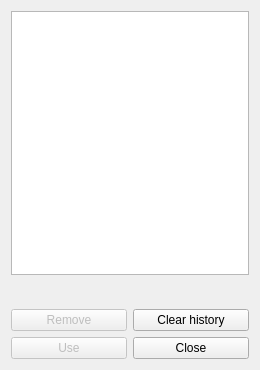
<?xml version="1.0" encoding="UTF-8"?>
<ui version="4.0">
 <class>calcHistoryDialog</class>
 <widget class="QDialog" name="calcHistoryDialog">
  <property name="geometry">
   <rect>
    <x>0</x>
    <y>0</y>
    <width>260</width>
    <height>370</height>
   </rect>
  </property>
  <property name="font">
   <font>
    <family>Arial</family>
    <weight>50</weight>
    <bold>false</bold>
   </font>
  </property>
  <property name="windowTitle">
   <string>Calculations history</string>
  </property>
  <property name="windowIcon">
   <iconset resource="resources.qrc">
    <normaloff>:/icons/dalculator.ico</normaloff>:/icons/dalculator.ico</iconset>
  </property>
  <property name="locale">
   <locale language="English" country="UnitedStates"/>
  </property>
  <layout class="QVBoxLayout" name="verticalLayout" stretch="1,0,0,0">
   <item>
    <widget class="QListWidget" name="listHistory">
     <property name="font">
      <font>
       <family>Arial</family>
       <pointsize>8</pointsize>
      </font>
     </property>
    </widget>
   </item>
   <item>
    <widget class="QPushButton" name="buttonCurrExpr">
     <property name="enabled">
      <bool>false</bool>
     </property>
     <property name="toolTip">
      <string>Current expression</string>
     </property>
     <property name="text">
      <string/>
     </property>
     <property name="checkable">
      <bool>true</bool>
     </property>
     <property name="checked">
      <bool>false</bool>
     </property>
     <property name="flat">
      <bool>true</bool>
     </property>
    </widget>
   </item>
   <item>
    <layout class="QHBoxLayout" name="layoutDelete">
     <item>
      <widget class="QPushButton" name="buttonRemove">
       <property name="enabled">
        <bool>false</bool>
       </property>
       <property name="text">
        <string>Remove</string>
       </property>
      </widget>
     </item>
     <item>
      <widget class="QPushButton" name="buttonClearHistory">
       <property name="text">
        <string>Clear history</string>
       </property>
      </widget>
     </item>
    </layout>
   </item>
   <item>
    <layout class="QHBoxLayout" name="layoutUseClose">
     <item>
      <widget class="QPushButton" name="buttonUse">
       <property name="enabled">
        <bool>false</bool>
       </property>
       <property name="text">
        <string>Use</string>
       </property>
      </widget>
     </item>
     <item>
      <widget class="QPushButton" name="buttonClose">
       <property name="text">
        <string>Close</string>
       </property>
      </widget>
     </item>
    </layout>
   </item>
  </layout>
 </widget>
 <resources>
  <include location="resources.qrc"/>
 </resources>
 <connections/>
</ui>
